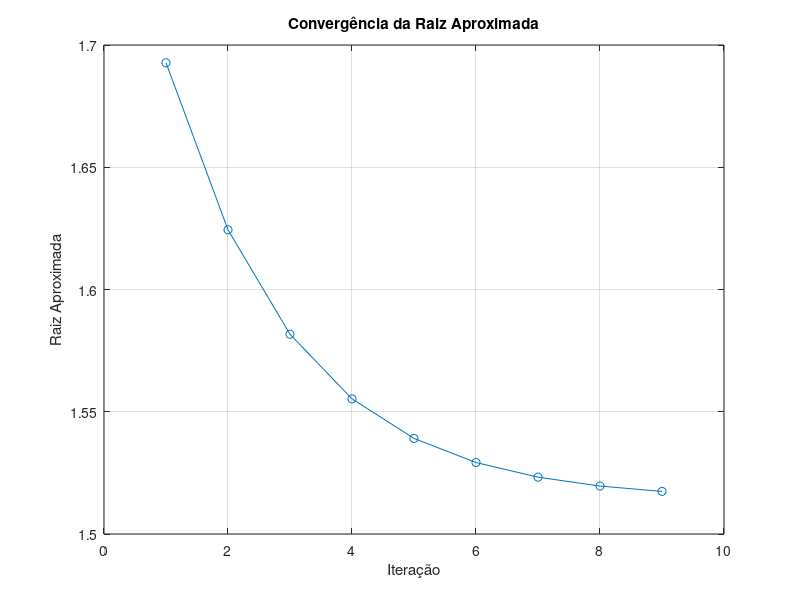

Here is the MATLAB script that generated this plot:
function falsa_posicao()
    % Constantes
    g = 9.81; % m/s^2
    Q = 20;   % m^3/s
    tol = 0.01; % tolerância de 1%
    
    % Inicialização
    a = 1.0; % limite inferior
    b = 1.8; % limite superior
    fa = f(a); % f(a)
    fb = f(b); % f(b)
    erro = Inf;
    iter = 0;
    max_iter = 20; % máximo de iterações
    
    % Verifica se há mudança de sinal
    if fa * fb > 0
        fprintf('Não há raiz no intervalo dado.\n');
        return;
    end
    
    % Imprime cabeçalho da tabela com espaçamento adequado
    fprintf('\n%-10s %-15s %-15s %-15s %-15s %-15s\n', ...
        'Iteração', 'Limite Inferior', 'Limite Superior', 'Raiz Aproximada', 'f(y)', 'Erro Aproximado (%)');
    
    % Método da falsa posição
    raizes = []; % Armazena as raízes aproximadas
    while erro > tol && iter < max_iter
        % Calcula c
        c = b - fb * (b - a) / (fb - fa);
        fc = f(c);
        
        % Atualiza os intervalos
        if fa * fc < 0
            b = c;
            fb = fc;
        else
            a = c;
            fa = fc;
        end
        
        % Calcula erro
        erro = abs(fc);
        
        % Armazena a raiz aproximada
        raizes = [raizes c];
        
        % Imprime os resultados de cada iteração com espaçamento adequado
        fprintf('%-10d %-15.4f %-15.4f %-15.4f %-15.4f %-15.4f\n', ...
                iter + 1, a, b, c, fc, erro);
        
        iter = iter + 1; % Incrementa o contador de iterações
    end
    
    % Mostra a raiz final
    fprintf('\nA profundidade crítica encontrada é y = %0.4f m\n', c);
    
    % Gráfico de convergência
    iteracoes = 1:iter;
    plot(iteracoes, raizes, '-o');
    xlabel('Iteração');
    ylabel('Raiz Aproximada');
    title('Convergência da Raiz Aproximada');
    grid on;
end

function val = f(y)
    % Constantes locais
    g = 9.81; % m/s^2
    Q = 20;   % m^3/s
    % Valores de B e Ac
    B = 3 + y;
    Ac = 3 * y + y^2 / 2;
    % Função f(y)
    val = 1 - Q^2 * B / (g * Ac^3);
end
